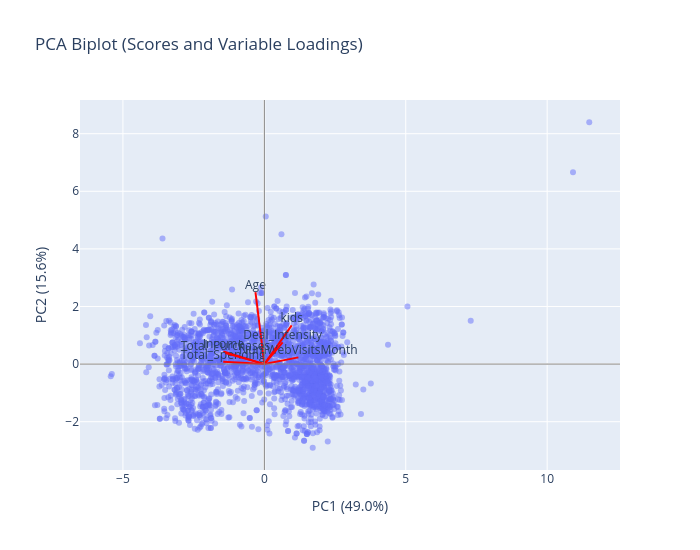

Write notebook code for a chart like this one.
### Code cell
import plotly.graph_objects as go

# --- PCA loadings ---
loadings = pca.components_.T
feature_names = df_pca.columns

# --- Scale factor for arrows (adjust if needed) ---
arrow_scale = 3

fig = go.Figure()

# --- Scatter: PCA scores ---
fig.add_trace(
    go.Scatter(
        x=X_pca[:, 0],
        y=X_pca[:, 1],
        mode='markers',
        marker=dict(size=6, opacity=0.5),
        name='Customers'
    )
)

# --- Arrows: PCA loadings ---
for i, feature in enumerate(feature_names):
    fig.add_trace(
        go.Scatter(
            x=[0, loadings[i, 0] * arrow_scale],
            y=[0, loadings[i, 1] * arrow_scale],
            mode='lines+text',
            line=dict(color='red'),
            text=[None, feature],
            textposition='top center',
            name=feature
        )
    )

fig.update_layout(
    title="PCA Biplot (Scores and Variable Loadings)",
    xaxis_title=f"PC1 ({pca.explained_variance_ratio_[0]*100:.1f}%)",
    yaxis_title=f"PC2 ({pca.explained_variance_ratio_[1]*100:.1f}%)",
    width=700,
    height=550,
    showlegend=False
)

# Axes lines
fig.add_hline(y=0, line_width=1, line_color="gray")
fig.add_vline(x=0, line_width=1, line_color="gray")

fig.show()

### Figure 1 — Plotly figure (JSON) as saved in the notebook; plotly's stock layout.template omitted (floating-point values rounded to 4 significant figures; data arrays with more than 128 entries replaced by an {"elided": "..."} marker saying what was removed)
{"data": [{"marker": {"opacity": 0.5, "size": 6}, "mode": "markers", "name": "Customers", "type": "scatter", "x": {"elided": "2215 float values"}, "y": {"elided": "2215 float values"}}, {"line": {"color": "red"}, "mode": "lines+text", "name": "Income", "text": [null, "Income"], "textposition": "top center", "type": "scatter", "x": [0, -1.447], "y": [0, 0.4423]}, {"line": {"color": "red"}, "mode": "lines+text", "name": "Age", "text": [null, "Age"], "textposition": "top center", "type": "scatter", "x": [0, -0.3129], "y": [0, 2.496]}, {"line": {"color": "red"}, "mode": "lines+text", "name": "kids", "text": [null, "kids"], "textposition": "top center", "type": "scatter", "x": [0, 0.968], "y": [0, 1.342]}, {"line": {"color": "red"}, "mode": "lines+text", "name": "Total_Spending", "text": [null, "Total_Spending"], "textposition": "top center", "type": "scatter", "x": [0, -1.454], "y": [0, 0.08161]}, {"line": {"color": "red"}, "mode": "lines+text", "name": "Total_Purchases", "text": [null, "Total_Purchases"], "textposition": "top center", "type": "scatter", "x": [0, -1.376], "y": [0, 0.3838]}, {"line": {"color": "red"}, "mode": "lines+text", "name": "NumWebVisitsMonth", "text": [null, "NumWebVisitsMonth"], "textposition": "top center", "type": "scatter", "x": [0, 1.203], "y": [0, 0.2336]}, {"line": {"color": "red"}, "mode": "lines+text", "name": "Deal_Intensity", "text": [null, "Deal_Intensity"], "textposition": "top center", "type": "scatter", "x": [0, 0.6478], "y": [0, 0.7515]}], "layout": {"height": 550, "shapes": [{"line": {"color": "gray", "width": 1}, "type": "line", "x0": 0, "x1": 1, "xref": "x domain", "y0": 0, "y1": 0, "yref": "y"}, {"line": {"color": "gray", "width": 1}, "type": "line", "x0": 0, "x1": 0, "xref": "x", "y0": 0, "y1": 1, "yref": "y domain"}], "showlegend": false, "title": {"text": "PCA Biplot (Scores and Variable Loadings)"}, "width": 700, "xaxis": {"title": {"text": "PC1 (49.0%)"}}, "yaxis": {"title": {"text": "PC2 (15.6%)"}}}}
